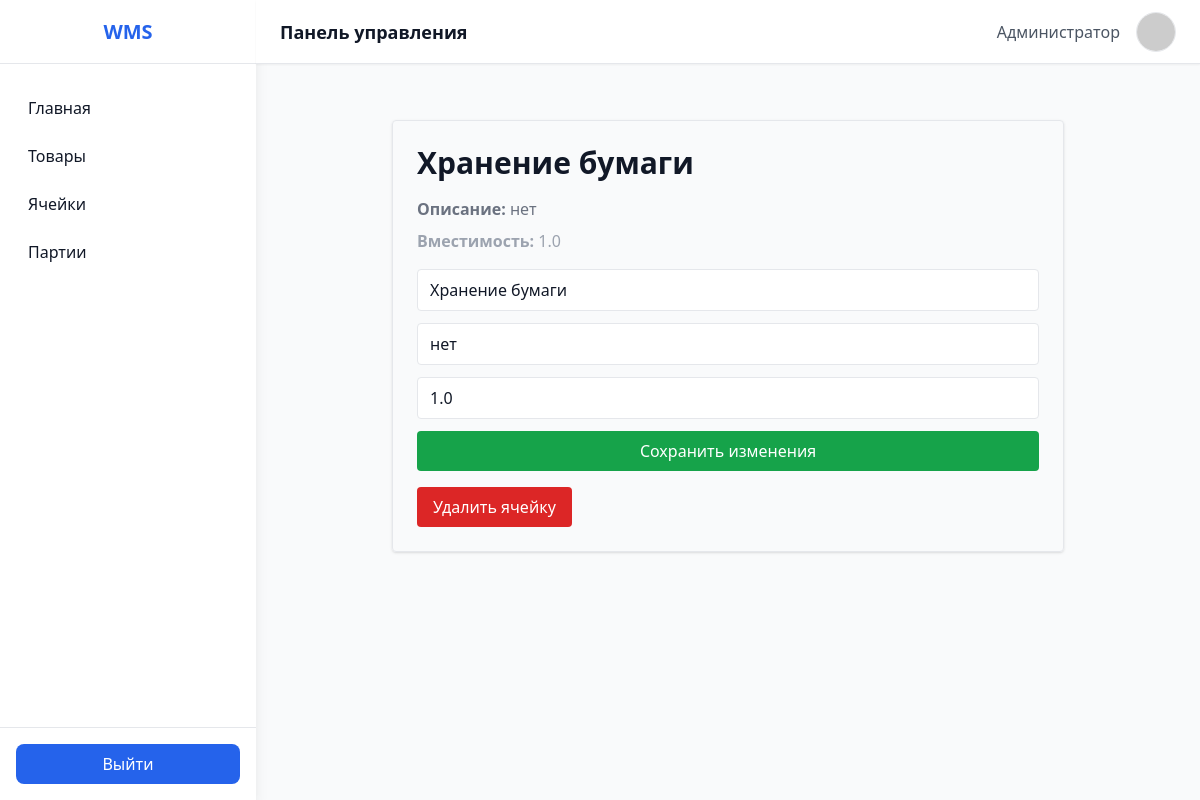
The page /cells/1 on the database its author committed.
### app/models/cells.py (models this page shows)
class Cell(Base):
    __tablename__ = 'cells'
    id = Column(Integer, primary_key=True, index=True)
    name = Column(String, index=True)
    description = Column(String, nullable=True)
    capacity = Column(Float, default=0.0)
    item_id = Column(Integer, ForeignKey('items.id'))
    items = relationship("Item", back_populates="cells")
    batches = relationship("Batch", back_populates="cells")

### app/api/cells.py (the view)
@router.get('/{cell_id}', response_class=HTMLResponse)
async def read_cell(cell_id: int, request: Request, db: Session = Depends(get_db)):
    cell = db.query(Cell).filter(Cell.id == cell_id).first()
    if not cell:
        raise HTTPException(status_code=404, detail="Cell not found")
    return templates.TemplateResponse('cells_detail.html', {'request': request, 'cell': cell})

### app/templates/cells_detail.html (shortened to what this page needs)
{% extends "index.html" %}
{% block content %}
<div class="max-w-2xl mx-auto mt-8 p-6 border rounded shadow">
  <h1 class="text-3xl font-bold mb-4">{{ cell.name or 'Нет названия' }}</h1>
  <p class="text-gray-500 mb-2"><strong>Описание:</strong> {{ cell.description or 'Нет описания' }}</p>
  <p class="text-gray-400 mb-4"><strong>Вместимость:</strong> {{ cell.capacity }}</p>
  <form id="edit-cell-form" class="flex flex-col gap-3 mb-4">
    <input type="text" name="name" value="{{ cell.name }}" placeholder="Название ячейки"
           class="border rounded px-3 py-2">
    <input type="text" name="description" value="{{ cell.description }}" placeholder="Описание"
           class="border rounded px-3 py-2">
    <input type="number" step="0.1" name="capacity" value="{{ cell.capacity }}" placeholder="Вместимость"
           class="border rounded px-3 py-2">
    <button type="button" onclick="updateCell({{ cell.id }})"
            class="bg-green-600 text-white px-4 py-2 rounded hover:bg-green-700">
      Сохранить изменения
    </button>
  </form>
  <button onclick="deleteCell({{ cell.id }})"
          class="bg-red-600 text-white px-4 py-2 rounded hover:bg-red-700">
    Удалить ячейку
  </button>
</div>
{% endblock %}

### rows shown on the page
Cell: name "Хранение бумаги", description "нет", capacity "1.0"
